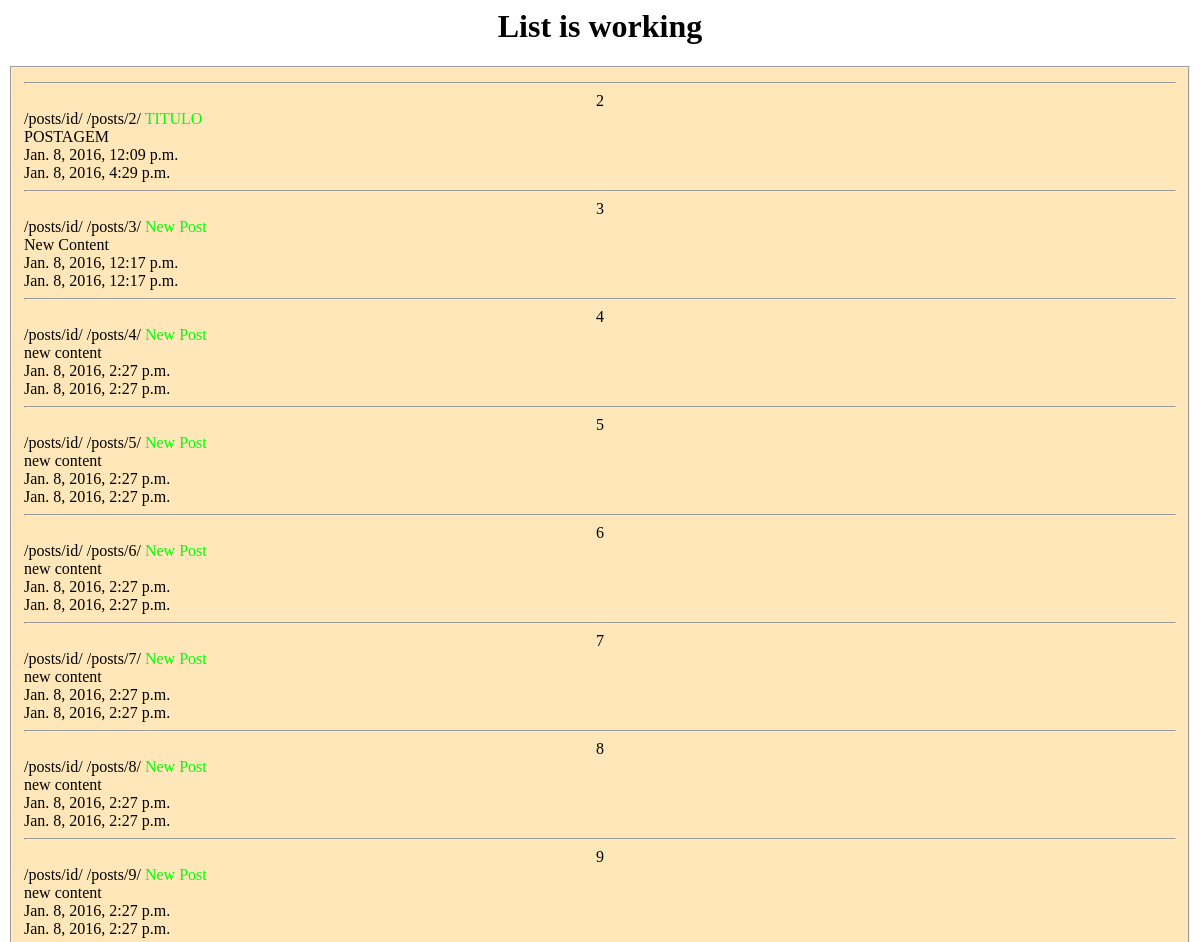
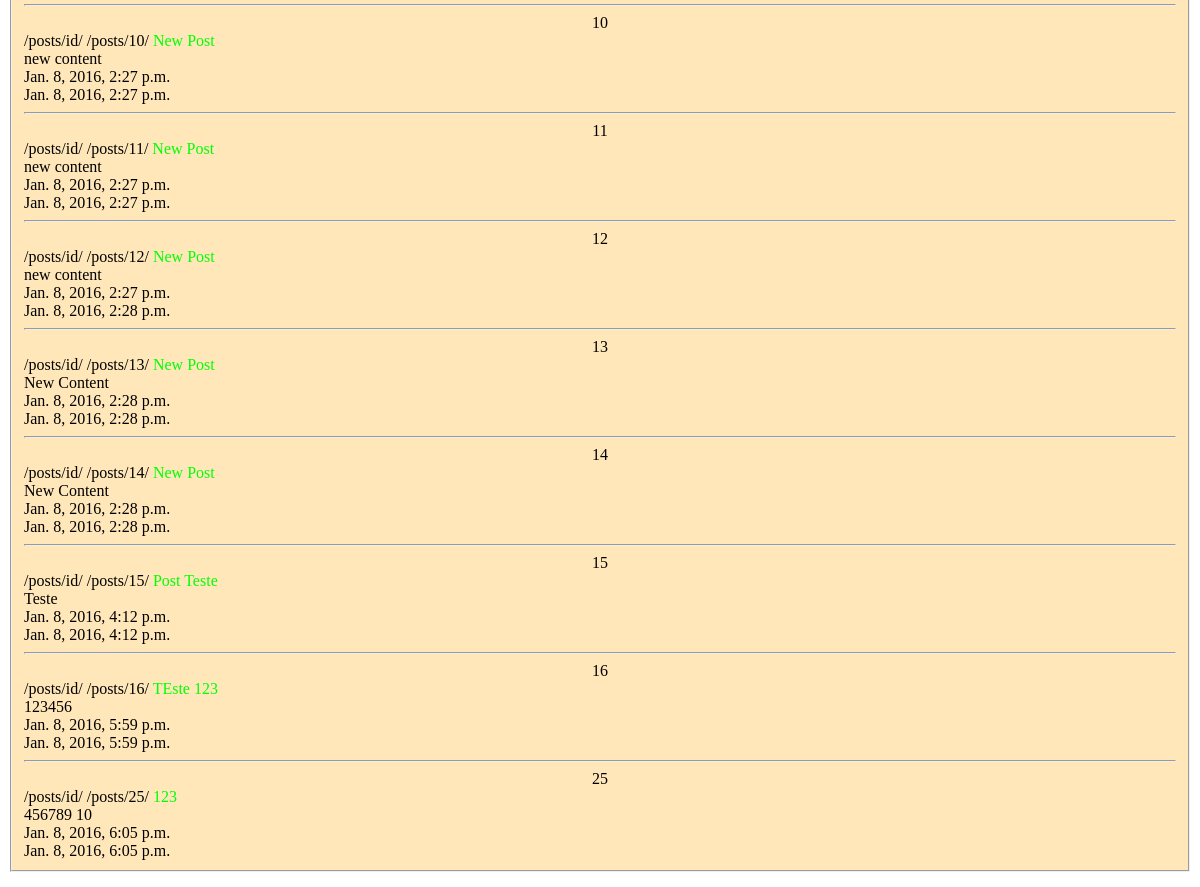
The app's page /posts/, older data (2 pictures, top to bottom).
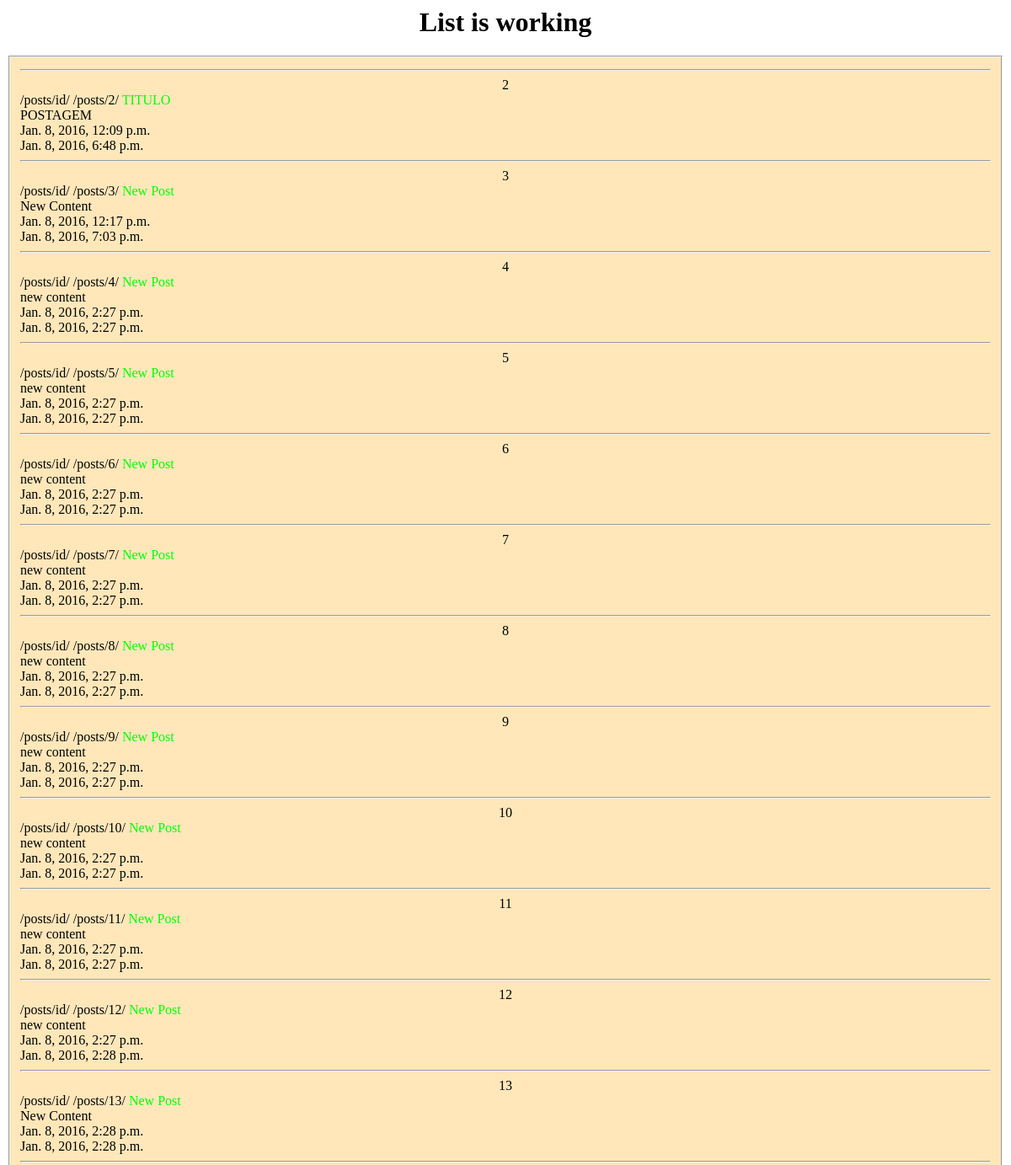
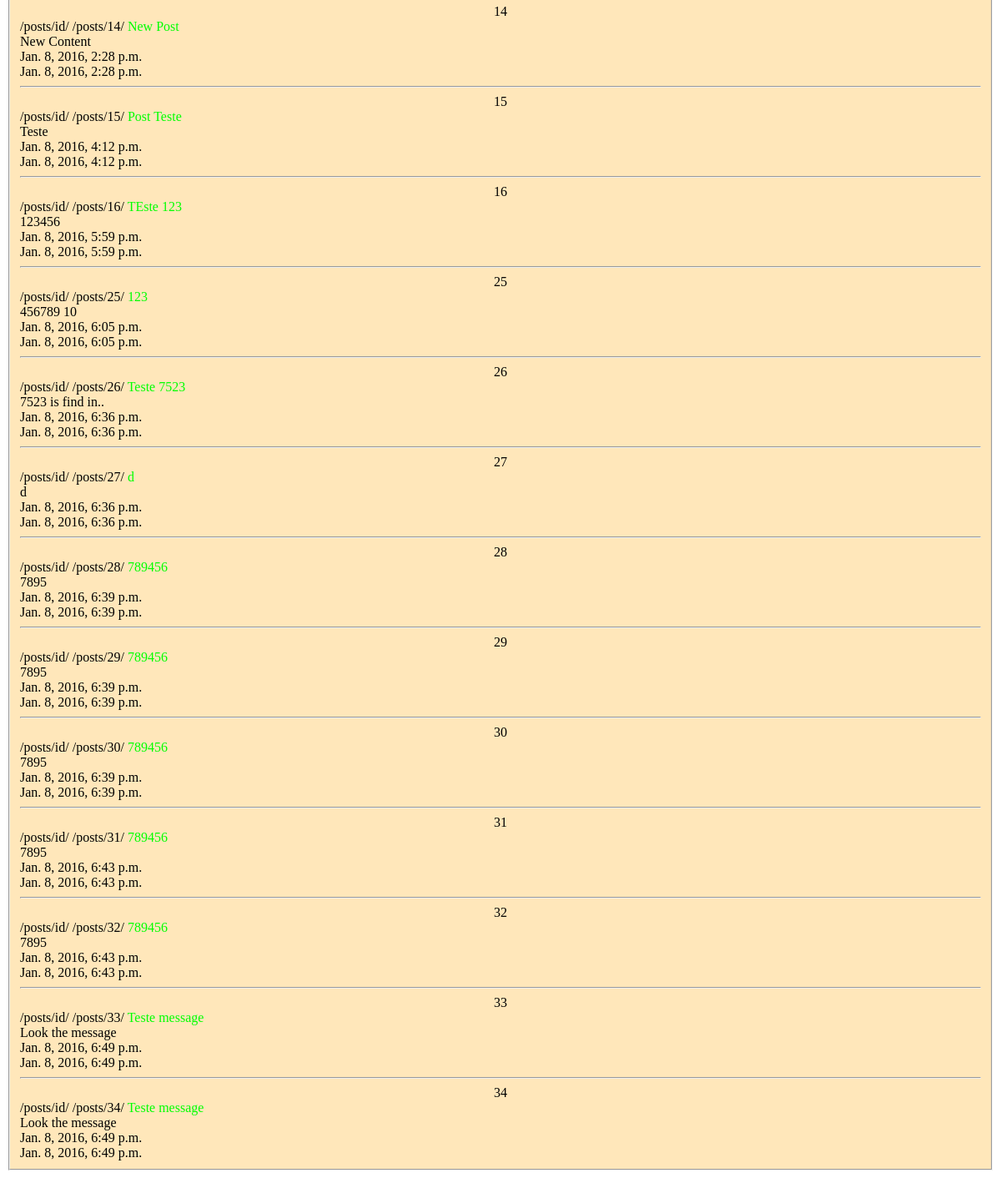
The same page, newer data (2 pictures, top to bottom).
### posts/models.py (models this page shows, shortened)
class Post(models.Model):
	title = models.CharField(max_length=120)
	content = models.TextField()
	updated = models.DateTimeField(auto_now=True, auto_now_add=False)
	timestamp = models.DateTimeField(auto_now=False, auto_now_add=True)
	def get_absolute_url(self):
		return reverse("posts:detail", kwargs={"id": self.id})

### posts/views.py (the view)
def post_list(request):
	queryset = Post.objects.all()
	context = {
		"object_list":queryset,
		"title":"List",
	}
	return render(request, "index.html", context)

### templates/index.html
<hmtl>
<head> </head>
<body>
<center><h1> {{ title }} is working </h1></center>
	<fieldset style="background-color:#FFE7BA;">
		{% for obj in object_list %}
		<hr />
		<center>{{ obj.id }}</center>
		/posts/id/
		{% url "posts:detail" id=obj.id %}
		<a href='{{ obj.get_absolute_url }}' style="color: #00FF00; text-decoration:none;"> {{ obj.title }}</a> <br />
		{{ obj.content }} <br />
		{{ obj.timestamp }} <br />
		{{ obj.updated }} <br />
		{% endfor %}
	</fieldset>
	<br />
	<br />
	<br />
</body>
</hmtl>

Row changes from the older to the newer data that the page shows:
changed Post "/posts/2/": updated "Jan. 8, 2016, 4:29 p.m." → "Jan. 8, 2016, 6:48 p.m."
changed Post "/posts/3/": updated "Jan. 8, 2016, 12:17 p.m." → "Jan. 8, 2016, 7:03 p.m."
added Post: id "26", id "/posts/26/", title "Teste 7523", content "7523 is find in..", timestamp "Jan. 8, 2016, 6:36 p.m.", updated "Jan. 8, 2016, 6:36 p.m."
added Post: id "27", id "/posts/27/", title "d", content "d", timestamp "Jan. 8, 2016, 6:36 p.m.", updated "Jan. 8, 2016, 6:36 p.m."
added Post: id "28", id "/posts/28/", title "789456", content "7895", timestamp "Jan. 8, 2016, 6:39 p.m.", updated "Jan. 8, 2016, 6:39 p.m."
added Post: id "29", id "/posts/29/", title "789456", content "7895", timestamp "Jan. 8, 2016, 6:39 p.m.", updated "Jan. 8, 2016, 6:39 p.m."
added Post: id "30", id "/posts/30/", title "789456", content "7895", timestamp "Jan. 8, 2016, 6:39 p.m.", updated "Jan. 8, 2016, 6:39 p.m."
added Post: id "31", id "/posts/31/", title "789456", content "7895", timestamp "Jan. 8, 2016, 6:43 p.m.", updated "Jan. 8, 2016, 6:43 p.m."
added Post: id "32", id "/posts/32/", title "789456", content "7895", timestamp "Jan. 8, 2016, 6:43 p.m.", updated "Jan. 8, 2016, 6:43 p.m."
added Post: id "33", id "/posts/33/", title "Teste message", content "Look the message", timestamp "Jan. 8, 2016, 6:49 p.m.", updated "Jan. 8, 2016, 6:49 p.m."
added Post: id "34", id "/posts/34/", title "Teste message", content "Look the message", timestamp "Jan. 8, 2016, 6:49 p.m.", updated "Jan. 8, 2016, 6:49 p.m."
